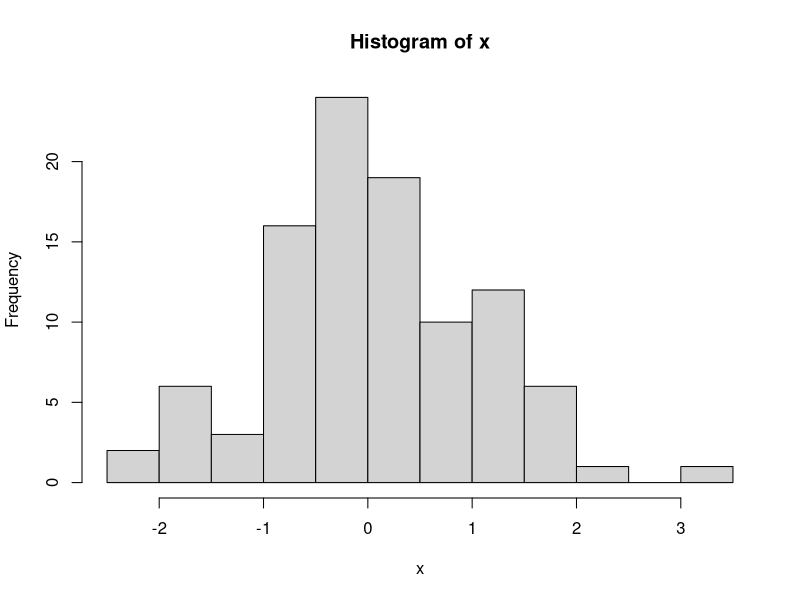

Source code (R):
## ---- chunk 1
knitr::opts_chunk$set(echo = TRUE)
## ---- chunk 2
x <- rnorm(100)
mean(x)
median(x)
var(x)
hist(x) []
